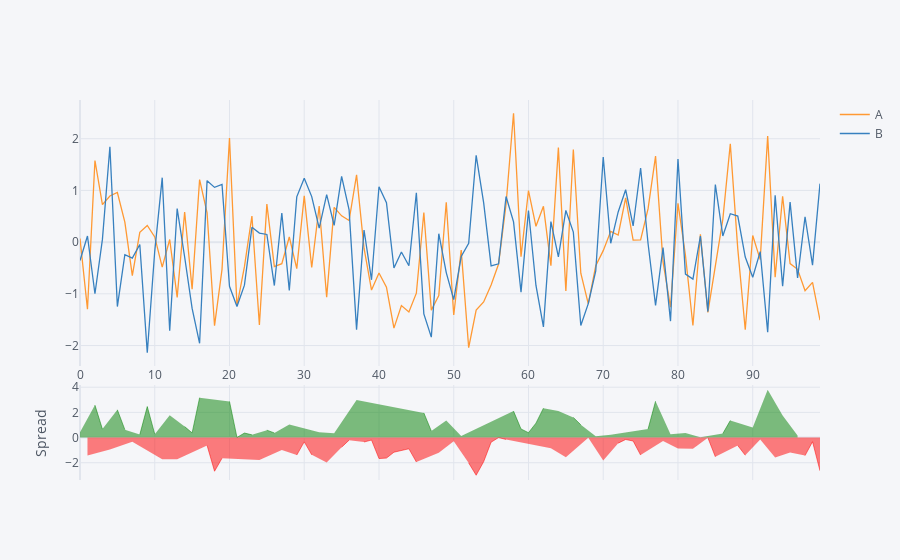

This figure's notebook cell:
### Code cell
#spread useful for financial analysis!
df[['A','B']].iplot(kind='spread')

### Figure 1 — Plotly figure (JSON) as saved in the notebook; plotly's stock layout.template omitted (floating-point values rounded to 4 significant figures)
{"data": [{"line": {"color": "rgba(255, 153, 51, 1.0)", "dash": "solid", "shape": "linear", "width": 1.3}, "mode": "lines", "name": "A", "text": "", "type": "scatter", "x": [0, 1, 2, 3, 4, 5, 6, 7, 8, 9, 10, 11, 12, 13, 14, 15, 16, 17, 18, 19, 20, 21, 22, 23, 24, 25, 26, 27, 28, 29, 30, 31, 32, 33, 34, 35, 36, 37, 38, 39, 40, 41, 42, 43, 44, 45, 46, 47, 48, 49, 50, 51, 52, 53, 54, 55, 56, 57, 58, 59, 60, 61, 62, 63, 64, 65, 66, 67, 68, 69, 70, 71, 72, 73, 74, 75, 76, 77, 78, 79, 80, 81, 82, 83, 84, 85, 86, 87, 88, 89, 90, 91, 92, 93, 94, 95, 96, 97, 98, 99], "y": [0.06788, -1.298, 1.579, 0.7242, 0.8926, 0.9604, 0.3854, -0.6464, 0.1881, 0.3232, 0.1, -0.4838, 0.05136, -1.068, 0.5831, -0.9116, 1.211, 0.5661, -1.616, -0.5263, 2.015, -1.233, -0.4746, 0.5059, -1.604, 0.7354, -0.4719, -0.4165, 0.1001, -0.5136, 0.8936, -0.4901, 0.699, -1.063, 0.6731, 0.5078, 0.4176, 1.3, -0.1178, -0.9276, -0.5962, -0.8705, -1.663, -1.228, -1.351, -0.9879, 0.5726, -1.315, -1.035, 0.7723, -1.41, -0.1538, -2.043, -1.314, -1.158, -0.8281, -0.4237, 0.7321, 2.492, -0.2813, 0.9982, 0.3067, 0.6921, -0.4554, 1.828, -0.9465, 1.79, -0.6013, -1.195, -0.4567, -0.1642, 0.2083, 0.1385, 0.8573, 0.03988, 0.04347, 0.6467, 1.664, -0.3838, -1.257, 0.7488, -0.2545, -1.614, 0.1516, -1.36, -0.4171, 0.4408, 1.903, -0.1312, -1.694, 0.1287, -0.3386, 2.054, -0.6797, 0.8877, -0.4147, -0.5253, -0.9409, -0.7778, -1.51]}, {"line": {"color": "rgba(55, 128, 191, 1.0)", "dash": "solid", "shape": "linear", "width": 1.3}, "mode": "lines", "name": "B", "text": "", "type": "scatter", "x": [0, 1, 2, 3, 4, 5, 6, 7, 8, 9, 10, 11, 12, 13, 14, 15, 16, 17, 18, 19, 20, 21, 22, 23, 24, 25, 26, 27, 28, 29, 30, 31, 32, 33, 34, 35, 36, 37, 38, 39, 40, 41, 42, 43, 44, 45, 46, 47, 48, 49, 50, 51, 52, 53, 54, 55, 56, 57, 58, 59, 60, 61, 62, 63, 64, 65, 66, 67, 68, 69, 70, 71, 72, 73, 74, 75, 76, 77, 78, 79, 80, 81, 82, 83, 84, 85, 86, 87, 88, 89, 90, 91, 92, 93, 94, 95, 96, 97, 98, 99], "y": [-0.3563, 0.1181, -0.9979, 0.05257, 1.844, -1.247, -0.2441, -0.3106, -0.04717, -2.139, -0.1728, 1.246, -1.714, 0.6492, -0.288, -1.283, -1.956, 1.189, 1.059, 1.114, -0.8539, -1.245, -0.8331, 0.2868, 0.1745, 0.1482, -0.8399, 0.5628, -0.9366, 0.8761, 1.236, 0.8807, 0.2712, 0.9183, 0.3255, 1.273, 0.6222, -1.693, 0.235, -0.7285, 1.072, 0.7606, -0.4996, -0.1898, -0.4576, 0.9551, -1.388, -1.838, 0.1634, -0.5884, -1.111, -0.279, -0.02341, 1.679, 0.7641, -0.4595, -0.4204, 0.8819, 0.3906, -0.9661, 0.6114, -0.8385, -1.639, 0.3967, -0.2847, 0.6133, 0.1937, -1.614, -1.189, -0.555, 1.648, -0.02257, 0.5833, 1.013, 0.3126, 1.434, -0.03173, -1.224, -0.105, -1.529, 1.608, -0.6183, -0.7155, 0.1186, -1.343, 1.113, 0.1197, 0.5497, 0.5032, -0.2886, -0.679, -0.183, -1.744, 0.9043, -0.8547, 0.7727, -0.6903, 0.491, -0.4457, 1.131]}, {"connectgaps": false, "fill": "tozeroy", "line": {"color": "green", "dash": "solid", "shape": "linear", "width": 0.5}, "mode": "lines", "name": "Spread", "showlegend": false, "type": "scatter", "x": [0, 1, 2, 3, 4, 5, 6, 7, 8, 9, 10, 11, 12, 13, 14, 15, 16, 17, 18, 19, 20, 21, 22, 23, 24, 25, 26, 27, 28, 29, 30, 31, 32, 33, 34, 35, 36, 37, 38, 39, 40, 41, 42, 43, 44, 45, 46, 47, 48, 49, 50, 51, 52, 53, 54, 55, 56, 57, 58, 59, 60, 61, 62, 63, 64, 65, 66, 67, 68, 69, 70, 71, 72, 73, 74, 75, 76, 77, 78, 79, 80, 81, 82, 83, 84, 85, 86, 87, 88, 89, 90, 91, 92, 93, 94, 95, 96, 97, 98, 99], "xaxis": "x2", "y": [0.4241, "", 2.577, 0.6716, "", 2.207, 0.6295, "", 0.2352, 2.462, 0.2728, "", 1.766, "", 0.8711, 0.3715, 3.167, "", "", "", 2.869, 0.01167, 0.3585, 0.2191, "", 0.5873, 0.368, "", 1.037, "", "", "", 0.4278, "", 0.3475, "", "", 2.993, "", "", "", "", "", "", "", "", 1.96, 0.5227, "", 1.361, "", 0.1253, "", "", "", "", "", "", 2.101, 0.6848, 0.3868, 1.145, 2.331, "", 2.113, "", 1.597, 1.013, "", 0.09833, "", 0.2308, "", "", "", "", 0.6785, 2.888, "", 0.2721, "", 0.3638, "", 0.03292, "", "", 0.3211, 1.353, "", "", 0.8077, "", 3.798, "", 1.742, "", 0.1651, "", "", ""], "yaxis": "y2"}, {"connectgaps": false, "fill": "tozeroy", "line": {"color": "red", "dash": "solid", "shape": "linear", "width": 0.5}, "mode": "lines", "name": "Spread", "showlegend": false, "type": "scatter", "x": [0, 1, 2, 3, 4, 5, 6, 7, 8, 9, 10, 11, 12, 13, 14, 15, 16, 17, 18, 19, 20, 21, 22, 23, 24, 25, 26, 27, 28, 29, 30, 31, 32, 33, 34, 35, 36, 37, 38, 39, 40, 41, 42, 43, 44, 45, 46, 47, 48, 49, 50, 51, 52, 53, 54, 55, 56, 57, 58, 59, 60, 61, 62, 63, 64, 65, 66, 67, 68, 69, 70, 71, 72, 73, 74, 75, 76, 77, 78, 79, 80, 81, 82, 83, 84, 85, 86, 87, 88, 89, 90, 91, 92, 93, 94, 95, 96, 97, 98, 99], "xaxis": "x2", "y": ["", -1.416, "", "", -0.9513, "", "", -0.3358, "", "", "", -1.73, "", -1.717, "", "", "", -0.6231, -2.676, -1.641, "", "", "", "", -1.779, "", "", -0.9793, "", -1.39, -0.3421, -1.371, "", -1.982, "", -0.7655, -0.2046, "", -0.3528, -0.1991, -1.668, -1.631, -1.163, -1.038, -0.8931, -1.943, "", "", -1.198, "", -0.2991, "", -2.019, -2.993, -1.922, -0.3686, -0.003235, -0.1497, "", "", "", "", "", -0.8521, "", -1.56, "", "", -0.005627, "", -1.812, "", -0.4448, -0.1558, -0.2727, -1.39, "", "", -0.2787, "", -0.8594, "", -0.8982, "", -0.01643, -1.53, "", "", -0.6344, -1.406, "", -0.1556, "", -1.584, "", -1.187, "", -1.432, -0.3321, -2.641], "yaxis": "y2"}], "layout": {"hovermode": "x", "legend": {"bgcolor": "#F5F6F9", "font": {"color": "#4D5663"}}, "paper_bgcolor": "#F5F6F9", "plot_bgcolor": "#F5F6F9", "title": {"font": {"color": "#4D5663"}}, "xaxis": {"gridcolor": "#E1E5ED", "showgrid": true, "tickfont": {"color": "#4D5663"}, "title": {"font": {"color": "#4D5663"}, "text": ""}, "zerolinecolor": "#E1E5ED"}, "xaxis2": {"anchor": "y2", "gridcolor": "#E1E5ED", "showgrid": true, "showticklabels": false, "tickfont": {"color": "#4D5663"}, "title": {"font": {"color": "#4D5663"}, "text": ""}, "zerolinecolor": "#E1E5ED"}, "yaxis": {"domain": [0.3, 1], "gridcolor": "#E1E5ED", "showgrid": true, "tickfont": {"color": "#4D5663"}, "title": {"font": {"color": "#4D5663"}, "text": ""}, "zerolinecolor": "#E1E5ED"}, "yaxis2": {"domain": [0, 0.25], "gridcolor": "#E1E5ED", "showgrid": true, "tickfont": {"color": "#4D5663"}, "title": {"font": {"color": "#4D5663"}, "text": "Spread"}, "zerolinecolor": "#E1E5ED"}}}
